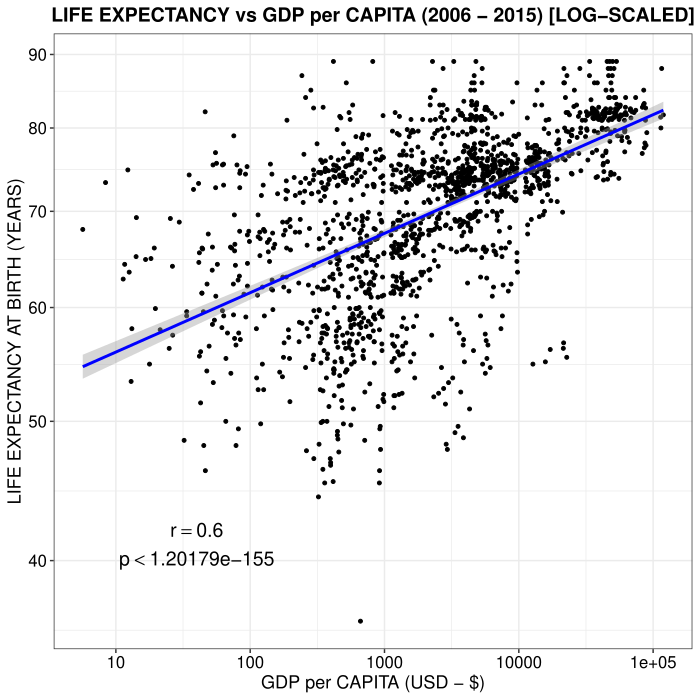

This chart was generated by the following R code:
#install.packages("tidyverse")

# Load the required packages 
library("tidyverse")


#GGplot uses a different mode of saving pdf,
#so we are setting this as the pdf in Rjust incase the script want the keyword "pdf"
#pdf <- ggsave

#Opening a pdf file to save our graph
pdf("fff.pdf")

# load the data
df <- read.csv("C:/Users/ta19acu/Desktop/Life Expectancy Data.csv")

#Setting required columns to a variable
Life_Exp_Column <- df$Life.expectancy
GDP_Column <- df$Life.expectancy

# Suprressing warn that might occur due to scaling which is actually negligible
#options(warn=-1)

#Calculating the mean and std for normal distribution
mean = mean(Life_Exp_Column, na.rm = T)
sd = sd(Life_Exp_Column, na.rm = T)

#Extracting ten years data from the dataframe (2006 - 2015)
ten_years <- df$Year >= 2006L & df$Year <= 2015L

#This is our customized theme
my_theme <- theme_bw()+  theme(plot.title = element_text (hjust = 0.5, size = 14, face="bold"),
                               axis.text.x = element_text(color = "black", size = 12),
                               axis.text.y = element_text(color = "black", size = 12),
                               axis.title.y = element_text(color = "black", size = 13),
                               axis.title.x = element_text(color = "black", size = 13))


#This function breaks the log-axis evenly using the base-R
log_break <- function(n = 10){
  function(x) {
    axisTicks(log10(range(x, na.rm = TRUE)), log = TRUE, n = n)
  }
}

# This function calculates the P-VALUE for the graph usage
corr_eqn_p_value <- function(digits = 9100) {
  p_value <- cor.test(df$Life.expectancy, df$GDP,use = "complete.obs", method = "spearman", exact = FALSE)$p.value
  p_coef <- round(p_value, digits = digits)
  paste("p < ",p_coef)
}
labels_p = data.frame(x = 40, y = 40, label_p = corr_eqn_p_value ())

# This function calculates the CORRELATION COEFFICIENT for the graph usage
corr_eqn_r <- function() {
  r <- cor(df$Life.expectancy, df$GDP,use = "complete.obs", method = "spearman")
  corr_coef <- round(r,2)
  paste("r == ", corr_coef)
}
labels_r = data.frame(x = 40, y = 42, label_r = corr_eqn_r())

#This section draws the correlation graph
scatter_plot <- df %>%
                filter(ten_years) %>%
                ggplot() +
                aes(x = GDP, y = Life.expectancy, size = Population) +
                geom_point(size = 1L, colour = "black") +
                geom_smooth(method = "lm", span = 4L, color = "blue") +
                scale_x_continuous(trans= "log", breaks = log_break(), labels = prettyNum) +
                scale_y_continuous(trans = "log") +
                labs(y = "LIFE EXPECTANCY AT BIRTH (YEARS)", x = "GDP per CAPITA (USD - $)")+
                ggtitle("LIFE EXPECTANCY vs GDP per CAPITA (2006 - 2015) [LOG-SCALED]")+
                my_theme +
                geom_text(data = labels_p, size = 5, aes(x = x, y = y, label = labels_p[1,3]), parse = TRUE)+
                geom_text(data = labels_r, size = 5, aes(x = x, y = y, label = labels_r[1,3]), parse = TRUE)
              

#This section draws the histogram
hist_plot <- df %>%
            filter(ten_years) %>%
            ggplot() +
            aes(x = Life.expectancy,)+ 
            geom_histogram(aes(y=..density..),breaks=seq(35,90,5),bins = 20L, na.rm = TRUE,fill = "lightblue", color = "darkblue") +
            my_theme + scale_y_continuous(breaks = seq(0,0.05,0.01))+
            labs(x = "LIFE EXPECTANCY AT BIRTH (YEARS)", y = "FREQUENCY DENSITY") + ggtitle("HISTOGRAM OF LIFE EXPECTANCY AT BIRTH (2006 - 2015)")+
            geom_vline(aes(color = "Mean", xintercept = mean(Life.expectancy, na.rm = TRUE)),linetype = "dashed", size = 1L)+
            stat_function(aes(color = "Normal Dist"), fun=dnorm , args = list(mean,sd), size = 1) +
            scale_colour_manual("LEGEND", values = c("black", "red"))


print(scatter_plot)
print(hist_plot)

dev.off()
